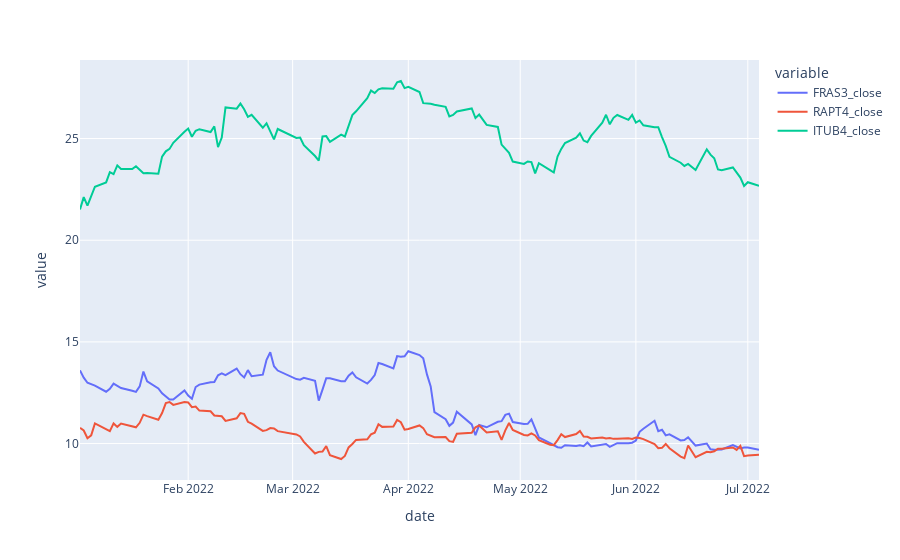

The notebook cell this image was saved under:
### Markdown cell above
## Visualizing data

### Code cell
fig = px.line(final_df, x='date', y=[column for column in final_df.columns if "close" in column and "ibov" not in column])
fig.show()
